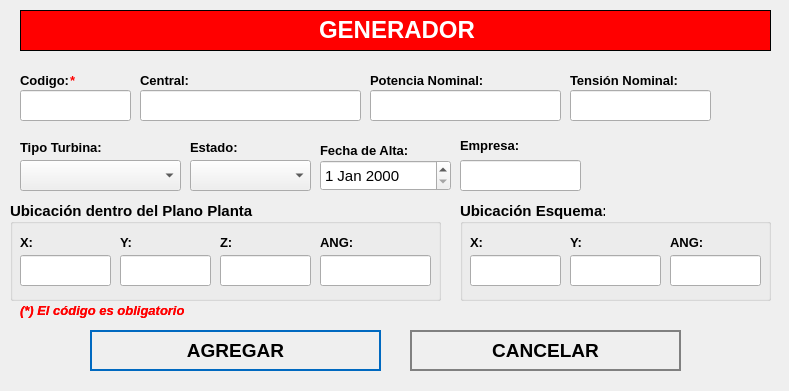
<?xml version="1.0" encoding="UTF-8"?>
<ui version="4.0">
 <class>NewBook</class>
 <widget class="QWidget" name="NewBook">
  <property name="geometry">
   <rect>
    <x>0</x>
    <y>0</y>
    <width>789</width>
    <height>391</height>
   </rect>
  </property>
  <property name="minimumSize">
   <size>
    <width>789</width>
    <height>391</height>
   </size>
  </property>
  <property name="maximumSize">
   <size>
    <width>789</width>
    <height>391</height>
   </size>
  </property>
  <property name="windowTitle">
   <string>Nuevo Registro</string>
  </property>
  <property name="styleSheet">
   <string notr="true">QPushButton
{	
	height: 2em;
 	border-style: solid;
	border-width: 2px;
 	border-color: grey;
	font-weight: bold;
}

QPushButton:hover
{
   	background-color:grey;
	color:white;
}</string>
  </property>
  <widget class="QLabel" name="label">
   <property name="geometry">
    <rect>
     <x>20</x>
     <y>10</y>
     <width>751</width>
     <height>41</height>
    </rect>
   </property>
   <property name="font">
    <font>
     <underline>false</underline>
    </font>
   </property>
   <property name="autoFillBackground">
    <bool>false</bool>
   </property>
   <property name="styleSheet">
    <string notr="true">background-color: red;</string>
   </property>
   <property name="frameShape">
    <enum>QFrame::Box</enum>
   </property>
   <property name="text">
    <string>&lt;html&gt;&lt;head/&gt;&lt;body&gt;&lt;p align=&quot;center&quot;&gt;&lt;span style=&quot; font-size:18pt; font-weight:600; color:#ffffff;&quot;&gt;GENERADOR&lt;/span&gt;&lt;/p&gt;&lt;/body&gt;&lt;/html&gt;</string>
   </property>
  </widget>
  <widget class="QLabel" name="label_autoriza">
   <property name="geometry">
    <rect>
     <x>20</x>
     <y>70</y>
     <width>101</width>
     <height>21</height>
    </rect>
   </property>
   <property name="font">
    <font>
     <pointsize>10</pointsize>
    </font>
   </property>
   <property name="text">
    <string>&lt;html&gt;&lt;head/&gt;&lt;body&gt;&lt;p&gt;&lt;span style=&quot; font-weight:600;&quot;&gt;Codigo:&lt;/span&gt;&lt;/p&gt;&lt;/body&gt;&lt;/html&gt;</string>
   </property>
  </widget>
  <widget class="QLineEdit" name="inputCodigo">
   <property name="geometry">
    <rect>
     <x>20</x>
     <y>90</y>
     <width>111</width>
     <height>31</height>
    </rect>
   </property>
   <property name="font">
    <font>
     <pointsize>12</pointsize>
    </font>
   </property>
   <property name="maxLength">
    <number>20</number>
   </property>
  </widget>
  <widget class="QLineEdit" name="inputNombre">
   <property name="geometry">
    <rect>
     <x>140</x>
     <y>90</y>
     <width>221</width>
     <height>31</height>
    </rect>
   </property>
   <property name="font">
    <font>
     <pointsize>12</pointsize>
    </font>
   </property>
   <property name="maxLength">
    <number>20</number>
   </property>
  </widget>
  <widget class="QPushButton" name="addButton">
   <property name="geometry">
    <rect>
     <x>90</x>
     <y>330</y>
     <width>291</width>
     <height>41</height>
    </rect>
   </property>
   <property name="font">
    <font>
     <pointsize>14</pointsize>
     <weight>75</weight>
     <bold>true</bold>
    </font>
   </property>
   <property name="cursor">
    <cursorShape>PointingHandCursor</cursorShape>
   </property>
   <property name="styleSheet">
    <string notr="true">QPushButton
{	
	height: 2em;
 	border-style: solid;
	border-width: 2px;
 	border-color: #0069c0;
	font-weight: bold;
}

QPushButton:hover
{
   	background-color:#0069c0;
	color:white;
}</string>
   </property>
   <property name="text">
    <string>AGREGAR</string>
   </property>
   <property name="icon">
    <iconset>
     <normaloff>../assets/icons/add-icon.png</normaloff>../assets/icons/add-icon.png</iconset>
   </property>
   <property name="iconSize">
    <size>
     <width>30</width>
     <height>30</height>
    </size>
   </property>
   <property name="autoDefault">
    <bool>true</bool>
   </property>
   <property name="default">
    <bool>true</bool>
   </property>
   <property name="flat">
    <bool>true</bool>
   </property>
  </widget>
  <widget class="QPushButton" name="cancelButton">
   <property name="geometry">
    <rect>
     <x>410</x>
     <y>330</y>
     <width>271</width>
     <height>41</height>
    </rect>
   </property>
   <property name="font">
    <font>
     <pointsize>14</pointsize>
     <weight>75</weight>
     <bold>true</bold>
    </font>
   </property>
   <property name="cursor">
    <cursorShape>PointingHandCursor</cursorShape>
   </property>
   <property name="styleSheet">
    <string notr="true">QPushButton
{	
	height: 2em;
 	border-style: solid;
	border-width: 2px;
 	border-color: grey;
	font-weight: bold;
}

QPushButton:hover
{
   	background-color:grey;
	color:white;
}</string>
   </property>
   <property name="text">
    <string>CANCELAR</string>
   </property>
   <property name="icon">
    <iconset>
     <normaloff>../assets/icons/cancel-icon.png</normaloff>../assets/icons/cancel-icon.png</iconset>
   </property>
   <property name="iconSize">
    <size>
     <width>30</width>
     <height>30</height>
    </size>
   </property>
   <property name="autoDefault">
    <bool>true</bool>
   </property>
   <property name="default">
    <bool>true</bool>
   </property>
   <property name="flat">
    <bool>true</bool>
   </property>
  </widget>
  <widget class="QLabel" name="label_aquienVisita">
   <property name="geometry">
    <rect>
     <x>140</x>
     <y>70</y>
     <width>191</width>
     <height>21</height>
    </rect>
   </property>
   <property name="font">
    <font>
     <pointsize>10</pointsize>
    </font>
   </property>
   <property name="text">
    <string>&lt;html&gt;&lt;head/&gt;&lt;body&gt;&lt;p&gt;&lt;span style=&quot; font-weight:600;&quot;&gt;Central:&lt;/span&gt;&lt;/p&gt;&lt;/body&gt;&lt;/html&gt;</string>
   </property>
  </widget>
  <widget class="QLabel" name="label_area">
   <property name="geometry">
    <rect>
     <x>570</x>
     <y>70</y>
     <width>191</width>
     <height>21</height>
    </rect>
   </property>
   <property name="font">
    <font>
     <pointsize>10</pointsize>
    </font>
   </property>
   <property name="text">
    <string>&lt;html&gt;&lt;head/&gt;&lt;body&gt;&lt;p&gt;&lt;span style=&quot; font-weight:600;&quot;&gt;Tensión Nominal:&lt;/span&gt;&lt;/p&gt;&lt;/body&gt;&lt;/html&gt;</string>
   </property>
  </widget>
  <widget class="QLabel" name="label_horaIngreso">
   <property name="geometry">
    <rect>
     <x>20</x>
     <y>140</y>
     <width>171</width>
     <height>16</height>
    </rect>
   </property>
   <property name="font">
    <font>
     <pointsize>10</pointsize>
    </font>
   </property>
   <property name="text">
    <string>&lt;html&gt;&lt;head/&gt;&lt;body&gt;&lt;p&gt;&lt;span style=&quot; font-weight:600;&quot;&gt;Tipo Turbina:&lt;/span&gt;&lt;/p&gt;&lt;/body&gt;&lt;/html&gt;</string>
   </property>
  </widget>
  <widget class="QLabel" name="label_horaSalida">
   <property name="geometry">
    <rect>
     <x>190</x>
     <y>140</y>
     <width>81</width>
     <height>16</height>
    </rect>
   </property>
   <property name="font">
    <font>
     <pointsize>10</pointsize>
    </font>
   </property>
   <property name="text">
    <string>&lt;html&gt;&lt;head/&gt;&lt;body&gt;&lt;p&gt;&lt;span style=&quot; font-weight:600;&quot;&gt;Estado:&lt;/span&gt;&lt;/p&gt;&lt;/body&gt;&lt;/html&gt;</string>
   </property>
  </widget>
  <widget class="QLabel" name="label_motivoVisita">
   <property name="geometry">
    <rect>
     <x>320</x>
     <y>140</y>
     <width>131</width>
     <height>21</height>
    </rect>
   </property>
   <property name="font">
    <font>
     <pointsize>10</pointsize>
    </font>
   </property>
   <property name="text">
    <string>&lt;html&gt;&lt;head/&gt;&lt;body&gt;&lt;p&gt;&lt;span style=&quot; font-weight:600;&quot;&gt;Fecha de Alta:&lt;/span&gt;&lt;/p&gt;&lt;/body&gt;&lt;/html&gt;</string>
   </property>
  </widget>
  <widget class="QLabel" name="label_nota_obligatoria">
   <property name="geometry">
    <rect>
     <x>20</x>
     <y>300</y>
     <width>281</width>
     <height>21</height>
    </rect>
   </property>
   <property name="text">
    <string>&lt;html&gt;&lt;head/&gt;&lt;body&gt;&lt;p&gt;&lt;span style=&quot; font-size:10pt; font-weight:600; font-style:italic; color:#ff0000;&quot;&gt;(*) El código es obligatorio&lt;/span&gt;&lt;/p&gt;&lt;/body&gt;&lt;/html&gt;</string>
   </property>
  </widget>
  <widget class="QLabel" name="label_advertencia_dni">
   <property name="geometry">
    <rect>
     <x>20</x>
     <y>300</y>
     <width>251</width>
     <height>21</height>
    </rect>
   </property>
   <property name="text">
    <string>&lt;html&gt;&lt;head/&gt;&lt;body&gt;&lt;p&gt;&lt;span style=&quot; font-size:10pt; font-weight:600; font-style:italic; color:#ff0000;&quot;&gt;(*) El código es obligatorio&lt;/span&gt;&lt;/p&gt;&lt;/body&gt;&lt;/html&gt;</string>
   </property>
  </widget>
  <widget class="QLabel" name="label_area_2">
   <property name="geometry">
    <rect>
     <x>370</x>
     <y>70</y>
     <width>171</width>
     <height>21</height>
    </rect>
   </property>
   <property name="font">
    <font>
     <pointsize>10</pointsize>
    </font>
   </property>
   <property name="text">
    <string>&lt;html&gt;&lt;head/&gt;&lt;body&gt;&lt;p&gt;&lt;span style=&quot; font-weight:600;&quot;&gt;Potencia Nominal:&lt;/span&gt;&lt;/p&gt;&lt;/body&gt;&lt;/html&gt;</string>
   </property>
  </widget>
  <widget class="QComboBox" name="cbTurbina">
   <property name="geometry">
    <rect>
     <x>20</x>
     <y>160</y>
     <width>161</width>
     <height>31</height>
    </rect>
   </property>
   <property name="font">
    <font>
     <pointsize>12</pointsize>
    </font>
   </property>
   <property name="editable">
    <bool>false</bool>
   </property>
  </widget>
  <widget class="QComboBox" name="cbEstado">
   <property name="geometry">
    <rect>
     <x>190</x>
     <y>160</y>
     <width>121</width>
     <height>31</height>
    </rect>
   </property>
   <property name="font">
    <font>
     <pointsize>12</pointsize>
    </font>
   </property>
   <property name="editable">
    <bool>false</bool>
   </property>
  </widget>
  <widget class="QDateEdit" name="inputFecha">
   <property name="geometry">
    <rect>
     <x>320</x>
     <y>160</y>
     <width>131</width>
     <height>31</height>
    </rect>
   </property>
   <property name="font">
    <font>
     <pointsize>11</pointsize>
     <weight>50</weight>
     <bold>false</bold>
    </font>
   </property>
  </widget>
  <widget class="QLineEdit" name="inputPotencia">
   <property name="geometry">
    <rect>
     <x>370</x>
     <y>90</y>
     <width>191</width>
     <height>31</height>
    </rect>
   </property>
   <property name="font">
    <font>
     <pointsize>12</pointsize>
    </font>
   </property>
   <property name="maxLength">
    <number>8</number>
   </property>
  </widget>
  <widget class="QLineEdit" name="inputTension">
   <property name="geometry">
    <rect>
     <x>570</x>
     <y>90</y>
     <width>141</width>
     <height>31</height>
    </rect>
   </property>
   <property name="font">
    <font>
     <pointsize>12</pointsize>
    </font>
   </property>
   <property name="maxLength">
    <number>6</number>
   </property>
  </widget>
  <widget class="QLabel" name="label_nota_obligatoria_2">
   <property name="geometry">
    <rect>
     <x>70</x>
     <y>70</y>
     <width>41</width>
     <height>21</height>
    </rect>
   </property>
   <property name="text">
    <string>&lt;html&gt;&lt;head/&gt;&lt;body&gt;&lt;p&gt;&lt;span style=&quot; font-size:10pt; font-weight:600; color:#ff0000;&quot;&gt;*&lt;/span&gt;&lt;/p&gt;&lt;/body&gt;&lt;/html&gt;</string>
   </property>
  </widget>
  <widget class="QLabel" name="label_empresa">
   <property name="geometry">
    <rect>
     <x>460</x>
     <y>135</y>
     <width>111</width>
     <height>21</height>
    </rect>
   </property>
   <property name="text">
    <string>&lt;html&gt;&lt;head/&gt;&lt;body&gt;&lt;p&gt;&lt;span style=&quot; font-size:10pt; font-weight:600;&quot;&gt;Empresa:&lt;/span&gt;&lt;/p&gt;&lt;/body&gt;&lt;/html&gt;</string>
   </property>
   <property name="scaledContents">
    <bool>true</bool>
   </property>
  </widget>
  <widget class="QLineEdit" name="inputCodEmpresa">
   <property name="geometry">
    <rect>
     <x>460</x>
     <y>160</y>
     <width>121</width>
     <height>31</height>
    </rect>
   </property>
   <property name="font">
    <font>
     <pointsize>12</pointsize>
    </font>
   </property>
   <property name="maxLength">
    <number>5</number>
   </property>
  </widget>
  <widget class="QGroupBox" name="groupBox">
   <property name="geometry">
    <rect>
     <x>10</x>
     <y>200</y>
     <width>431</width>
     <height>101</height>
    </rect>
   </property>
   <property name="font">
    <font>
     <pointsize>11</pointsize>
     <weight>75</weight>
     <bold>true</bold>
    </font>
   </property>
   <property name="title">
    <string>Ubicación dentro del Plano Planta:</string>
   </property>
   <property name="alignment">
    <set>Qt::AlignLeading|Qt::AlignLeft|Qt::AlignVCenter</set>
   </property>
   <widget class="QLabel" name="label_motivoVisita_2">
    <property name="geometry">
     <rect>
      <x>210</x>
      <y>30</y>
      <width>91</width>
      <height>25</height>
     </rect>
    </property>
    <property name="text">
     <string>&lt;html&gt;&lt;head/&gt;&lt;body&gt;&lt;p&gt;&lt;span style=&quot; font-size:10pt; font-weight:600;&quot;&gt;Z:&lt;/span&gt;&lt;/p&gt;&lt;/body&gt;&lt;/html&gt;</string>
    </property>
   </widget>
   <widget class="QLabel" name="label_horaSalida_2">
    <property name="geometry">
     <rect>
      <x>110</x>
      <y>30</y>
      <width>81</width>
      <height>25</height>
     </rect>
    </property>
    <property name="text">
     <string>&lt;html&gt;&lt;head/&gt;&lt;body&gt;&lt;p&gt;&lt;span style=&quot; font-size:10pt; font-weight:600;&quot;&gt;Y:&lt;/span&gt;&lt;/p&gt;&lt;/body&gt;&lt;/html&gt;</string>
    </property>
   </widget>
   <widget class="QLineEdit" name="inputX">
    <property name="geometry">
     <rect>
      <x>10</x>
      <y>55</y>
      <width>91</width>
      <height>31</height>
     </rect>
    </property>
    <property name="font">
     <font>
      <pointsize>12</pointsize>
     </font>
    </property>
    <property name="maxLength">
     <number>14</number>
    </property>
   </widget>
   <widget class="QLineEdit" name="inputY">
    <property name="geometry">
     <rect>
      <x>110</x>
      <y>55</y>
      <width>91</width>
      <height>31</height>
     </rect>
    </property>
    <property name="font">
     <font>
      <pointsize>12</pointsize>
     </font>
    </property>
    <property name="maxLength">
     <number>14</number>
    </property>
   </widget>
   <widget class="QLineEdit" name="inputZ">
    <property name="geometry">
     <rect>
      <x>210</x>
      <y>55</y>
      <width>91</width>
      <height>31</height>
     </rect>
    </property>
    <property name="font">
     <font>
      <pointsize>12</pointsize>
     </font>
    </property>
    <property name="maxLength">
     <number>14</number>
    </property>
   </widget>
   <widget class="QLabel" name="label_horaIngreso_2">
    <property name="geometry">
     <rect>
      <x>10</x>
      <y>30</y>
      <width>71</width>
      <height>25</height>
     </rect>
    </property>
    <property name="text">
     <string>&lt;html&gt;&lt;head/&gt;&lt;body&gt;&lt;p&gt;&lt;span style=&quot; font-size:10pt; font-weight:600;&quot;&gt;X:&lt;/span&gt;&lt;/p&gt;&lt;/body&gt;&lt;/html&gt;</string>
    </property>
   </widget>
   <widget class="QLabel" name="label_horaIngreso_4">
    <property name="geometry">
     <rect>
      <x>310</x>
      <y>30</y>
      <width>71</width>
      <height>25</height>
     </rect>
    </property>
    <property name="text">
     <string>&lt;html&gt;&lt;head/&gt;&lt;body&gt;&lt;p&gt;&lt;span style=&quot; font-size:10pt; font-weight:600;&quot;&gt;ANG:&lt;/span&gt;&lt;/p&gt;&lt;/body&gt;&lt;/html&gt;</string>
    </property>
   </widget>
   <widget class="QLineEdit" name="inputANG">
    <property name="geometry">
     <rect>
      <x>310</x>
      <y>55</y>
      <width>111</width>
      <height>31</height>
     </rect>
    </property>
    <property name="font">
     <font>
      <pointsize>12</pointsize>
     </font>
    </property>
    <property name="maxLength">
     <number>11</number>
    </property>
   </widget>
  </widget>
  <widget class="QGroupBox" name="groupBox_2">
   <property name="geometry">
    <rect>
     <x>460</x>
     <y>200</y>
     <width>311</width>
     <height>101</height>
    </rect>
   </property>
   <property name="font">
    <font>
     <pointsize>11</pointsize>
     <weight>75</weight>
     <bold>true</bold>
    </font>
   </property>
   <property name="title">
    <string>Ubicación Esquema:</string>
   </property>
   <property name="alignment">
    <set>Qt::AlignLeading|Qt::AlignLeft|Qt::AlignVCenter</set>
   </property>
   <widget class="QLabel" name="label_motivoVisita_3">
    <property name="geometry">
     <rect>
      <x>210</x>
      <y>30</y>
      <width>121</width>
      <height>25</height>
     </rect>
    </property>
    <property name="text">
     <string>&lt;html&gt;&lt;head/&gt;&lt;body&gt;&lt;p&gt;&lt;span style=&quot; font-size:10pt; font-weight:600;&quot;&gt;ANG:&lt;/span&gt;&lt;/p&gt;&lt;/body&gt;&lt;/html&gt;</string>
    </property>
   </widget>
   <widget class="QLabel" name="label_horaSalida_3">
    <property name="geometry">
     <rect>
      <x>110</x>
      <y>30</y>
      <width>81</width>
      <height>25</height>
     </rect>
    </property>
    <property name="text">
     <string>&lt;html&gt;&lt;head/&gt;&lt;body&gt;&lt;p&gt;&lt;span style=&quot; font-size:10pt; font-weight:600;&quot;&gt;Y:&lt;/span&gt;&lt;/p&gt;&lt;/body&gt;&lt;/html&gt;</string>
    </property>
   </widget>
   <widget class="QLineEdit" name="inputX_2">
    <property name="geometry">
     <rect>
      <x>10</x>
      <y>55</y>
      <width>91</width>
      <height>31</height>
     </rect>
    </property>
    <property name="font">
     <font>
      <pointsize>12</pointsize>
     </font>
    </property>
    <property name="maxLength">
     <number>9</number>
    </property>
   </widget>
   <widget class="QLineEdit" name="inputY_2">
    <property name="geometry">
     <rect>
      <x>110</x>
      <y>55</y>
      <width>91</width>
      <height>31</height>
     </rect>
    </property>
    <property name="font">
     <font>
      <pointsize>12</pointsize>
     </font>
    </property>
    <property name="maxLength">
     <number>9</number>
    </property>
   </widget>
   <widget class="QLineEdit" name="inputANG_2">
    <property name="geometry">
     <rect>
      <x>210</x>
      <y>55</y>
      <width>91</width>
      <height>31</height>
     </rect>
    </property>
    <property name="font">
     <font>
      <pointsize>12</pointsize>
     </font>
    </property>
    <property name="maxLength">
     <number>11</number>
    </property>
   </widget>
   <widget class="QLabel" name="label_horaIngreso_3">
    <property name="geometry">
     <rect>
      <x>10</x>
      <y>30</y>
      <width>71</width>
      <height>25</height>
     </rect>
    </property>
    <property name="text">
     <string>&lt;html&gt;&lt;head/&gt;&lt;body&gt;&lt;p&gt;&lt;span style=&quot; font-size:10pt; font-weight:600;&quot;&gt;X:&lt;/span&gt;&lt;/p&gt;&lt;/body&gt;&lt;/html&gt;</string>
    </property>
   </widget>
  </widget>
 </widget>
 <tabstops>
  <tabstop>inputCodigo</tabstop>
  <tabstop>inputNombre</tabstop>
  <tabstop>addButton</tabstop>
  <tabstop>cancelButton</tabstop>
 </tabstops>
 <resources/>
 <connections/>
</ui>
